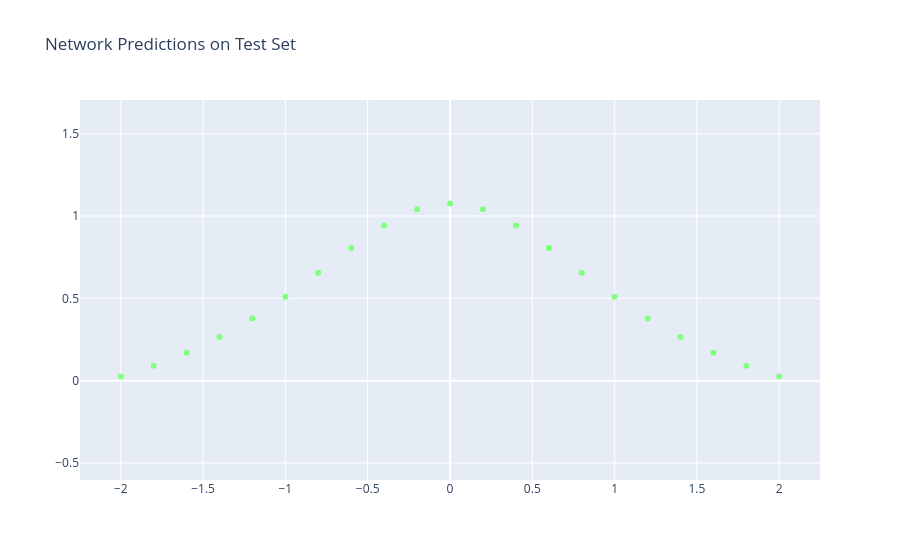

The code cell stored with this chart in its notebook:
### Code cell
# --- Evaluate on the test set ---
test_loss, test_output = evaluate_network(dpn, X_test, w_test)
print(f"Test Loss: {test_loss:.4f}")

X_test_np = X_test.cpu().detach().numpy()
test_output_np = test_output.cpu().detach().numpy()
colors = test_output_np.T[0]
plot_data((X_test_np[:, 0], colors), title="Network Predictions on Test Set")

### Figure 1 — Plotly figure (JSON) as saved in the notebook; plotly's stock layout.template omitted (floating-point values rounded to 4 significant figures)
{"data": [{"hoverinfo": "text", "marker": {"color": [0, 0, 0, 0, 0, 0, 0, 0, 0, 0, 0, 0, 0, 0, 0, 0, 0, 0, 0, 0, 0], "colorscale": [[0, "rgb(0,0,131)"], [0.2, "rgb(0,60,170)"], [0.4, "rgb(5,255,255)"], [0.6, "rgb(255,255,0)"], [0.8, "rgb(250,0,0)"], [1, "rgb(128,0,0)"]], "opacity": 1, "size": 6}, "mode": "markers", "text": ["Color: 0.000", "Color: 0.000", "Color: 0.000", "Color: 0.000", "Color: 0.000", "Color: 0.000", "Color: 0.000", "Color: 0.000", "Color: 0.000", "Color: 0.000", "Color: 0.000", "Color: 0.000", "Color: 0.000", "Color: 0.000", "Color: 0.000", "Color: 0.000", "Color: 0.000", "Color: 0.000", "Color: 0.000", "Color: 0.000", "Color: 0.000"], "type": "scatter", "x": [-2.0, -1.8, -1.6, -1.4, -1.2, -1.0, -0.8, -0.6, -0.4, -0.2, 0.0, 0.2, 0.4, 0.6, 0.8, 1.0, 1.2, 1.4, 1.6, 1.8, 2.0], "y": [0.02474, 0.09058, 0.1699, 0.2652, 0.3782, 0.5093, 0.655, 0.8055, 0.9424, 1.041, 1.077, 1.041, 0.9424, 0.8055, 0.655, 0.5093, 0.3782, 0.2652, 0.1699, 0.09058, 0.02474]}], "layout": {"title": {"text": "Network Predictions on Test Set"}, "xaxis": {"scaleanchor": "y"}, "yaxis": {"scaleanchor": "x"}}}
